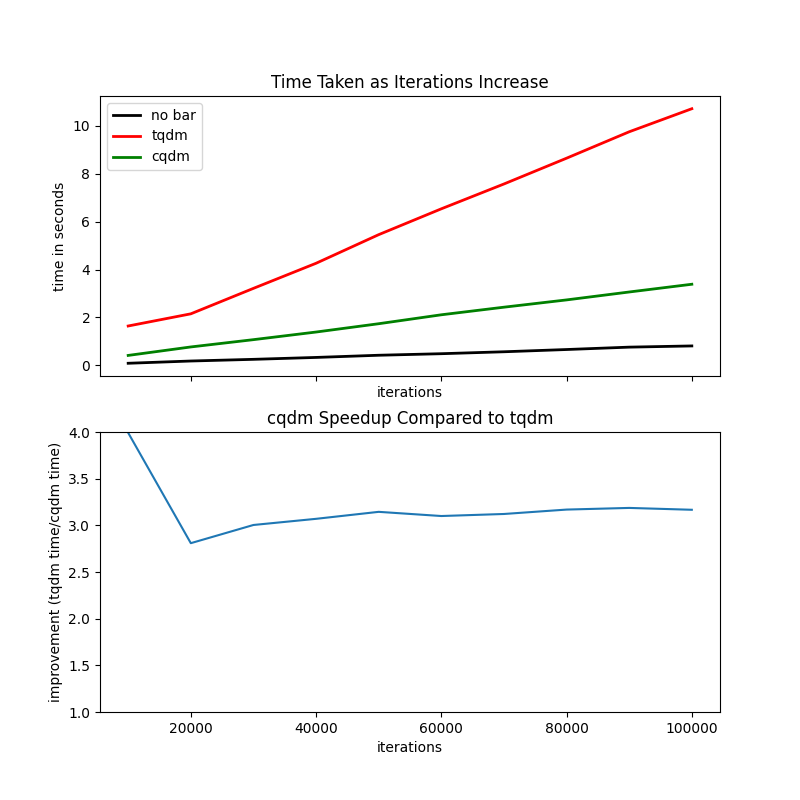

This chart was generated by the following Python code:
import cqdm
import tqdm

import timeit
import time

import matplotlib.pyplot as plt


def test_nop(n, q):
    # a boring loop, doing nothing
    def loop(_n):
        total = 0
        for i in range(_n):
            pass

    avg_time = timeit.timeit(lambda: loop(n), number=q)
    print(f"nop@{n}: {avg_time} seconds")
    return avg_time


def test_tqdm(n, q):
    # the OG tqdm implementation
    def loop(_n):
        total = 0
        for i in tqdm.tqdm(range(_n)):
            pass

    avg_time = timeit.timeit(lambda: loop(n), number=q)
    print(f"tqdm@{n}: {avg_time} seconds")
    return avg_time


def test_cqdm(n, q):
    # our hacky implementation
    def loop(_n):
        total = 0
        for i in cqdm.cqdm(range(_n)):
            pass

    avg_time = timeit.timeit(lambda: loop(n), number=q)
    print(f"cqdm@{n}: {avg_time} seconds")
    return avg_time


MAX_ITER = 10
N = 10_000
Q = 500

nop_times = []
tqdm_times = []
cqdm_times = []
iterations = []

for i in range(MAX_ITER):
    inc = i + 1
    nop_times.append(test_nop(N * inc, Q))

    tqdm_times.append(test_tqdm(N * inc, Q))
    cqdm_times.append(test_cqdm(N * inc, Q))

    iterations.append(N * inc)

a = test_tqdm(N, Q)
b = test_cqdm(N, Q)
print(f"Speedup: {a / b:.3}x")

fig, (ax1, ax2) = plt.subplots(2, 1, sharex=True, figsize=(8, 8))

ax1.set_title("Time Taken as Iterations Increase")
ax1.set_xlabel("iterations")
ax1.set_ylabel("time in seconds")

ax1.plot(iterations, nop_times, "k-", linewidth=2, label="no bar")
ax1.plot(iterations, tqdm_times, "r-", linewidth=2, label="tqdm")
ax1.plot(iterations, cqdm_times, "g-", linewidth=2, label="cqdm")

improvement = []
for i in range(MAX_ITER):
    improvement.append(tqdm_times[i] / cqdm_times[i])

ax2.set_title("cqdm Speedup Compared to tqdm")
ax2.set_xlabel("iterations")
ax2.set_ylabel("improvement (tqdm time/cqdm time)")
ax2.set_ylim(1.0, 4.0)

ax2.plot(iterations, improvement)

legend = ax1.legend(loc="upper left")

plt.show()
